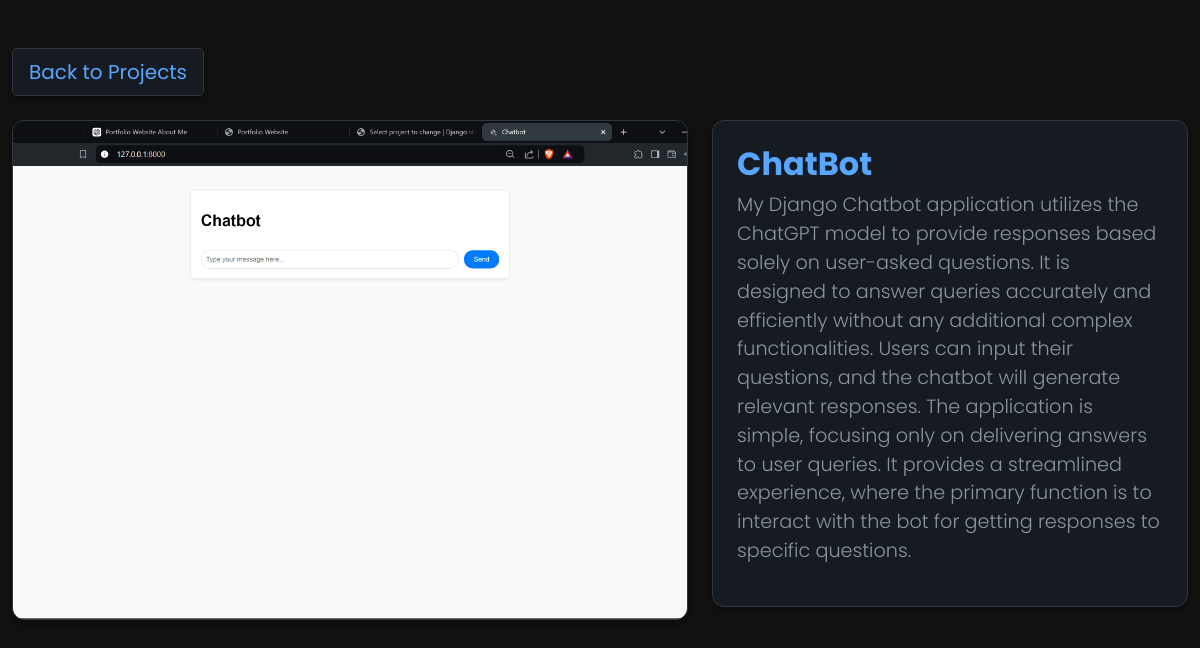
/project/4/, run on the app's committed database.
### home/models.py (models this page shows, shortened)
class Project(models.Model):
    name = models.CharField(max_length=200)
    description = models.TextField()
    image = models.ImageField(upload_to='projects/')

### home/views.py (the view)
# urls.py: path('project/<int:pk>/', views.project_detail, name='project_detail'),
def project_detail(request, pk):
    project = get_object_or_404(Project, pk=pk)
    return render(request, 'home/project_detail.html', {'project': project})

### home/templates/home/project_detail.html (shortened to what this page needs)
<!DOCTYPE html>
<html lang="en">
<head>
    {% load static %}
    <link rel="stylesheet" href="{% static 'assets/css/styles.css' %}">
    <link href='https://cdn.jsdelivr.net/npm/boxicons@2.0.5/css/boxicons.min.css' rel='stylesheet'>
    <link href='https://unpkg.com/boxicons@latest/css/boxicons.min.css' rel='stylesheet'>
    <link href="https://cdn.jsdelivr.net/npm/bootstrap@5.0.2/dist/css/bootstrap.min.css" rel="stylesheet">
</head>
<body>
<section class="project-details section py-5" id="project-details">
    <div class="container">
        <div class="row mb-4">
            <div class="col text-start">
                <a href="{% url 'home' %}" class="btn btn-lg back-button shadow-custom">
                     Back to Projects
                </a>
            </div>
        </div>
        <div class="row">
            <div class="col-md-7 mb-4">
                <div class="card white-card shadow-custom main-image">
                    <img src="{{ project.image.url }}" class="card-img-top" alt="{{ project.name }}">
                </div>
            </div>
            <div class="col-md-5">
                <div class="card shadow-custom p-4">
                    <h2 class="section-head">{{ project.name }}</h2>
                    <p class="lead">{{ project.description }}</p>
                </div>
            </div>
        </div>
    </div>
</section>
</body>
</html>

### static/assets/css/styles.css (style rules this page uses)
:root { --header-height: 3rem; --font-semi: 600; --hue-color: 224; --first-color: hsl(var(--hue-color), 89%, 60%); --second-color: hsl(var(--hue-color), 56%, 12%); --body-font: "Poppins", sans-serif; --big-font-size: 2rem; --h2-font-size: 1.25rem; --normal-font-size: .938rem; --smaller-font-size: .75rem; --mb-2: 1rem; --mb-4: 2rem; --mb-5: 2.5rem; --mb-6: 3rem; --z-back: -10; --z-fixed: 100; }
@media screen and (min-width: 968px) { :root { --big-font-size: 3.5rem; --h2-font-size: 2rem; --normal-font-size: 1rem; --smaller-font-size: .875rem; } }
html { scroll-behavior: smooth; }
body { margin: var(--header-height) 0 0 0; font-family: var(--body-font); font-size: var(--normal-font-size); color: var(--second-color); }
h1, h2, p { margin: 0; }
a { text-decoration: none; }
img { max-width: 100%; height: auto; display: block; }
.section { padding-top: 3rem; padding-bottom: 2rem; }
@media screen and (min-width: 768px) { body { margin: 0; } }
@media screen and (min-width: 768px) { .section { padding-top: 4rem; padding-bottom: 3rem; } }

### home/templates/home/project_detail.html (style rules this page uses)
body { background-color: #121212; color: #c9d1d9; font-family: 'Poppins', sans-serif; }
.card-img-top { object-fit: cover; height: 100%; }
.card { border-radius: 0.75rem; overflow: hidden; background-color: #161b22; border: 1px solid #30363d; }
.white-card { background-color: #21262d; border: 1px solid #30363d; }
.section-head { font-size: 2rem; font-weight: 700; color: #58a6ff; }
.lead { font-size: 1.2rem; color: #8b949e; }
.container { max-width: 1200px; }
.main-image { height: 500px; }
.back-button { background-color: #161b22; color: #58a6ff; border: 1px solid #30363d; }
.shadow-custom { box-shadow: 0 4px 8px rgba(0, 0, 0, 0.4); }

### data on the page
Project: image (picture), name "ChatBot", description "My Django Chatbot application utilizes the ChatGPT model to provide responses based solely on user-asked questions. It is designed to answer queries accurately and efficiently without any additional complex functionalities. Users can input their questions, and the chatbot will generate relevant responses. The application is simple, focusing only on delivering answers to user queries. It provides a streamlined experience, where the primary function is to interact with the bot for getting responses to specific questions."
